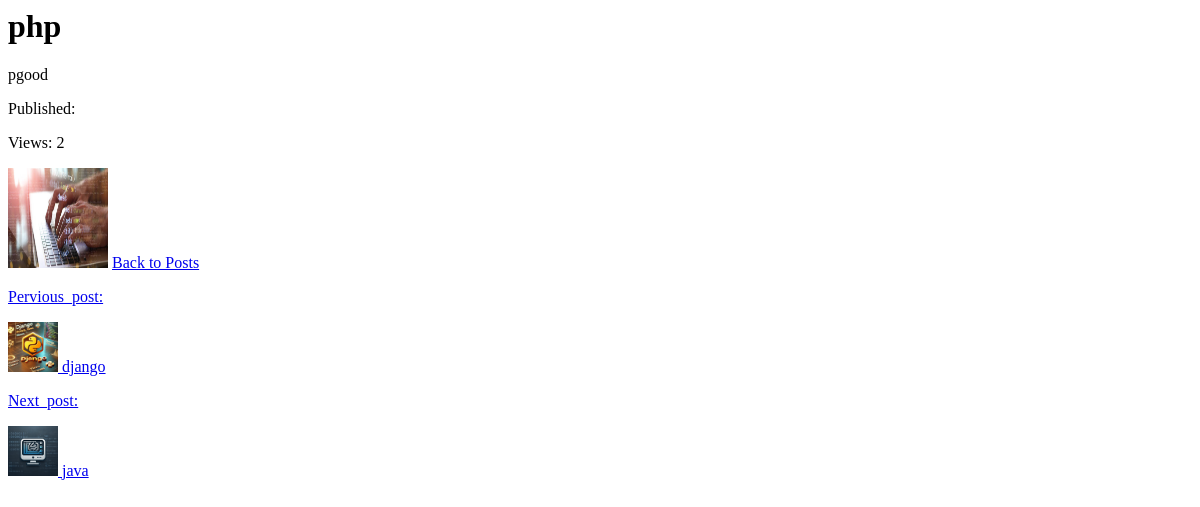
The app's page /post_detail/3/, older data.
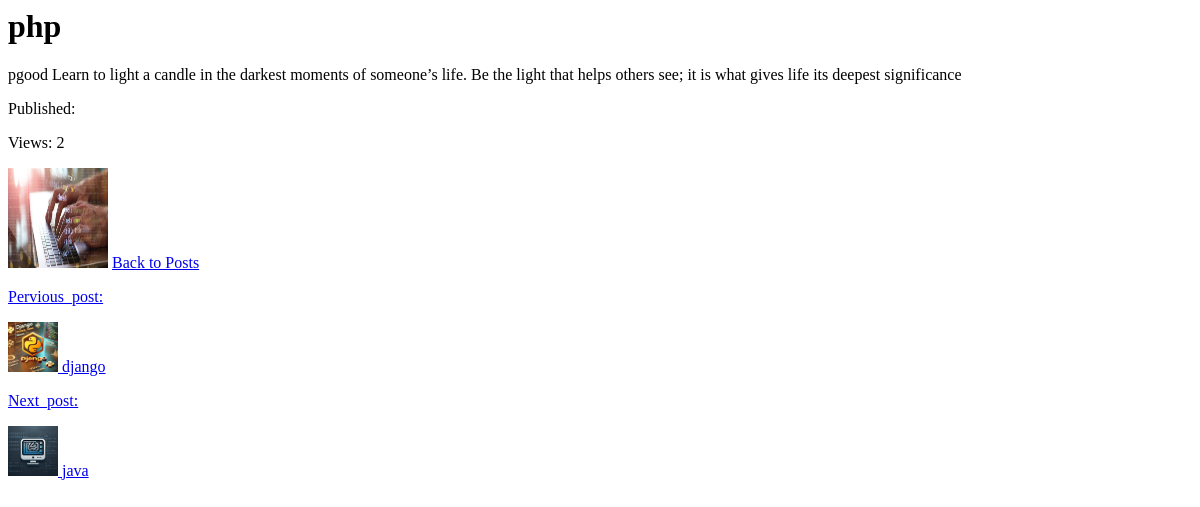
The same page, newer data.
### project3/models.py (models this page shows, shortened)
class Post(models.Model):
    title = models.CharField(max_length=100)
    content = models.TextField()
    published_date = models.DateTimeField(default=timezone.now)
    updated_date = models.DateTimeField(auto_now=True)
    status = models.BooleanField(default=False)
    image = models.ImageField(upload_to="images/", null=True, blank=True)
    counted_views = models.IntegerField(default=0)
    class Meta:
        ordering = ['-published_date']

### project3/views.py (the view)
# urls.py: path('post_detail/<int:pk>/', PostDetailView.as_view(), name='post_detail'),
class PostDetailView(DetailView):
    model = Post
    template_name = 'post_detail.html'
    def get(self, request, *args, **kwargs):
        post = self.get_object()
        post.counted_views += 1
        post.save()
        return super().get(request, *args, **kwargs)
    def get_context_data(self, **kwargs):
        context = super().get_context_data(**kwargs)
        post = self.object
        previous_post = Post.objects.filter(published_date__lt=post.published_date).order_by('-published_date').first()
        next_post = Post.objects.filter(published_date__gt=post.published_date).order_by('published_date').first()
        context['previous_post'] = previous_post
        context['next_post'] = next_post
        return context

### project3/templates/post_detail.html
<body>
<h1>{{ post.title }}</h1>
<p>p{{ post.content }}</p>
<p>Published: {{ post.publish }}</p>
<p>Views: {{ post.counted_views }}</p>
{% if post.image %}
        <img src="{{ post.image.url }}" alt="{{ post.title }}" style="width: 100px; height: 100px;">
{% else %}
        <p>No image available for this post.</p>
{% endif %}
<a href="{% url 'project3:post_detail' post.pk %}">Back to Posts</a>
<div class="post-navigation">
    {% if previous_post %}
        <div class="previous-post">
            <a href="{% url 'project3:post_detail' previous_post.pk %}">
                <P>Pervious_post:</P>
                <img src="{{ previous_post.image.url }}" alt="{{ previous_post.title }}" style="width: 50px; height: 50px;">
                <span>{{ previous_post.title }}</span>
            </a>
        </div>
    {% endif %}
    {% if next_post %}
        <div class="next-post">
            <a href="{% url 'project3:post_detail' next_post.pk %}">
                {% if next_post.image %}
                    <p>Next_post:</p>
                <img src="{{ next_post.image.url }}" alt="{{ next_post.title }}" style="width: 50px; height: 50px;">
                    {% else %}
                    <p>No image available</p>
                    {% endif %}
                    <span>{{ next_post.title }}</span>
            </a>
        </div>
    {% endif %}
</div>
</body>

Row changes from the older to the newer data that the page shows:
changed Post "php": content "good" → "good Learn to light a candle in the darkest moments of someone’s life. Be the light that helps others see; it is what gives life its deepest significance"
